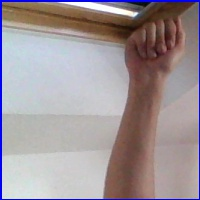
#> input picture sign-language-alphabet-recognizer/dataset/A/A1359.jpg, 200 x 200 px, found by its file name; its folder holds only this picture in this run
$ python main.py
#> lines starting #> are read from the running program, lines starting #| are printed output that depends on the picture
import os
import numpy as np
import cv2
from sklearn.model_selection import train_test_split
from sklearn.preprocessing import StandardScaler
from sklearn.svm import SVC
from sklearn.metrics import accuracy_score, classification_report, confusion_matrix
from skimage.feature import hog
import matplotlib.pyplot as plt
import seaborn as sns
def load_images_from_folder(folder):
#> called with folder = 'dataset'
    images = []
    labels = []
    for subfolder in os.listdir(folder):
        subfolder_path = os.path.join(folder, subfolder)
        if os.path.isdir(subfolder_path):
            label = 0 if subfolder == 'healthy' else 1  # 0 for healthy, 1 for diseased
            for filename in os.listdir(subfolder_path):
                img_path = os.path.join(subfolder_path, filename)
                img = cv2.imread(img_path)
#> img is the input picture: shape (200, 200, 3); mean B, G, R 153.3, 149.2, 159.7
                if img is not None:
                    images.append(img)
                    labels.append(label)
    return images, labels
def extract_features(images):
    feature_list = []
    for img in images:
        img = cv2.resize(img, (128, 128))  # Resize for consistency
        gray_img = cv2.cvtColor(img, cv2.COLOR_BGR2GRAY)
        features = hog(gray_img, orientations=9, pixels_per_cell=(8, 8),
                       cells_per_block=(2, 2), visualize=False)
        feature_list.append(features)
    return np.array(feature_list)
dataset_folder = 'dataset'  # Path to your dataset folder
images, labels = load_images_from_folder(dataset_folder)
#> images = 2 items; labels = [1, 1]
features = extract_features(images)
#> the loop in extract_features, `for img in images:` made 2 passes
#> pass 1, in extract_features, `img = cv2.resize(img, (128, 128))`:
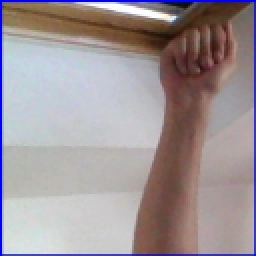
#> img: shape (128, 128, 3) (shown 2 times larger); mean of channels 0, 1, 2 153.1, 149.2, 159.7; drawn as B, G, R
#> pass 1, in extract_features, `gray_img = cv2.cvtColor(img, cv2.COLOR_BGR2GRAY)`:
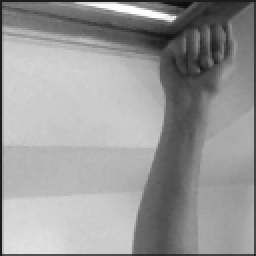
#> gray_img: shape (128, 128) (shown 2 times larger); min 11, max 255, mean 152.8
#> pass 2, in extract_features, `img = cv2.resize(img, (128, 128))`:
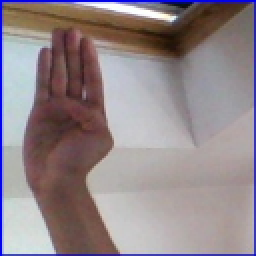
#> img: shape (128, 128, 3) (shown 2 times larger); mean of channels 0, 1, 2 138.3, 134.4, 146.4; drawn as B, G, R
#> pass 2, in extract_features, `gray_img = cv2.cvtColor(img, cv2.COLOR_BGR2GRAY)`:
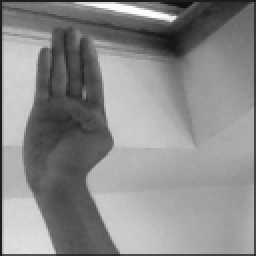
#> gray_img: shape (128, 128) (shown 2 times larger); min 14, max 254, mean 138.4
#> after the loop in extract_features, `for img in images:`: feature_list = 2 items
X_train, X_test, y_train, y_test = train_test_split(features, labels, test_size=0.2, random_state=42)
#> y_train = [1]; y_test = [1]
scaler = StandardScaler()
X_train = scaler.fit_transform(X_train)
X_test = scaler.transform(X_test)
svm_model = SVC(kernel='rbf', C=1.0, gamma='auto')
#> (the run stopped early here; a loop or call above may not have finished)
